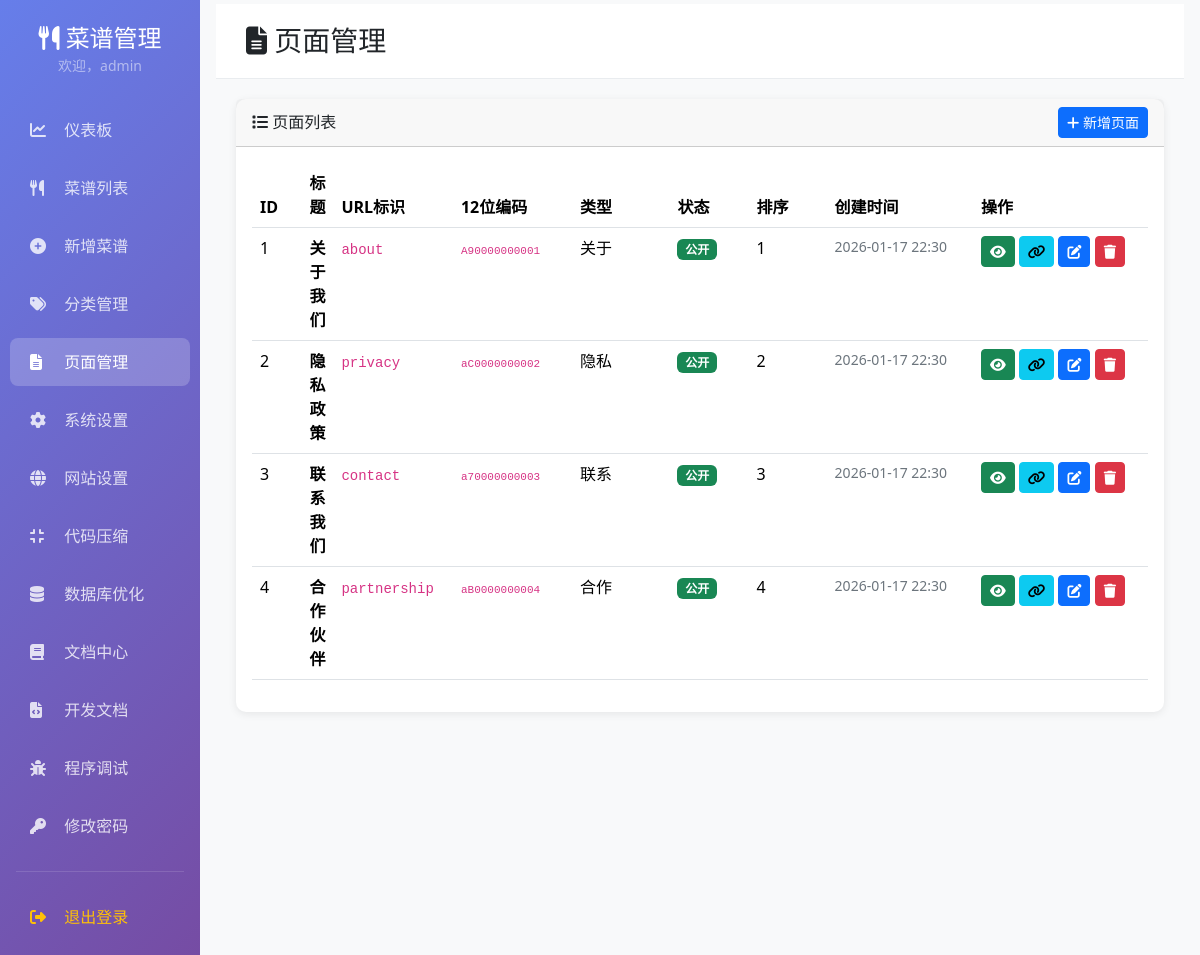
The page /admin/page_list.php (signed in) on the database its author committed.
### tables this page shows
CREATE TABLE pages (
        id INTEGER PRIMARY KEY AUTOINCREMENT,
        title TEXT NOT NULL,
        slug TEXT NOT NULL UNIQUE,
        content TEXT,
        type TEXT DEFAULT 'custom',
        is_public INTEGER DEFAULT 1,
        sort_order INTEGER DEFAULT 0,
        created_at DATETIME DEFAULT CURRENT_TIMESTAMP,
        updated_at DATETIME DEFAULT CURRENT_TIMESTAMP
    );

### includes/functions.php (called while the page is built, shortened)
<?php
if (!function_exists('encode_id')) {
    function encode_id($id, $type = 'recipe') {
        $base36 = base_convert($id, 10, 36);
        $pad_length = 10 - strlen($base36);
        if ($type === 'page') {
            $prefix = 'A' . substr(md5($id . 'page'), 0, 1);
        } else {
            $hash = strtoupper(md5($id . 'recipe'));
            $p1 = $hash[0];
            $p2 = $hash[1];
            if ($p1 === 'A') $p1 = 'B';
            $prefix = $p1 . $p2;
        }
        $encoded = $prefix . str_pad($base36, $pad_length + strlen($base36), '0', STR_PAD_LEFT);
        $hash = md5($id . $type . $encoded);
        $hash_len = strlen($hash);
        $chars = str_split($encoded);
        foreach ($chars as $i => $char) {
            if (ctype_alpha($char)) {
                $hex = $hash[$i % $hash_len];
                if ((hexdec($hex) % 2) === 0) {
                    $chars[$i] = strtolower($char);
                } else {
                    $chars[$i] = strtoupper($char);
                }
            }
        }
        return implode('', $chars);
    }
}
?>

### admin/page_list.php (the view, shortened to what this page needs)
<?php
require'layout_header.php';
try{
$pages=$db->query("SELECT * FROM pages ORDER BY sort_order, id DESC")->fetchAll();
}catch(Exception $e){
?>
<div class="page-header">
<h3 class="mb-0"><i class="fas fa-file-alt"></i> 页面管理</h3>
</div>
<div class="card">
<div class="card-body">
<div class="alert alert-warning">
<h5><i class="fas fa-exclamation-triangle"></i> 需要升级数据库</h5>
<p>页面管理功能需要升级数据库。请按以下步骤操作：</p>
<ol>
<li>在浏览器中访问：<code>../upgrade_pages.php</code></li>
<li>等待升级完成</li>
<li>删除 <code>upgrade_pages.php</code> 文件</li>
<li>刷新本页面</li>
</ol>
<a href="../upgrade_pages.php" class="btn btn-warning mt-3" target="_blank">
<i class="fas fa-arrow-up"></i> 立即升级数据库
</a>
</div>
</div>
</div>
<?php
require'layout_footer.php';
exit;
}
?>
<div class="page-header">
<h3 class="mb-0"><i class="fas fa-file-alt"></i> 页面管理</h3>
</div>
<div class="card">
<div class="card-header d-flex justify-content-between align-items-center">
<span><i class="fas fa-list"></i> 页面列表</span>
<a href="page_add.php" class="btn btn-sm btn-primary">
<i class="fas fa-plus"></i> 新增页面
</a>
</div>
<div class="card-body">
<?php if(empty($pages)):?>
<div class="alert alert-info">
<i class="fas fa-info-circle"></i> 暂无页面，点击右上角新增页面
</div>
<?php else:?>
<div class="table-responsive">
<table class="table table-hover">
<thead>
<tr>
<th width="50">ID</th>
<th>标题</th>
<th width="120">URL标识</th>
<th width="120">12位编码</th>
<th width="100">类型</th>
<th width="80">状态</th>
<th width="80">排序</th>
<th width="150">创建时间</th>
<th width="180">操作</th>
</tr>
</thead>
<tbody>
<?php foreach($pages as $p):?>
<tr>
<td><?=$p['id']?></td>
<td>
<strong><?=htmlspecialchars($p['title'])?></strong>
</td>
<td>
<code><?=htmlspecialchars($p['slug'])?></code>
</td>
<td>
<code style="font-size: 11px;"><?=encode_id($p['id'], 'page')?></code>
</td>
<td>
<?php
$types=[
'about'=>'关于',
'privacy'=>'隐私',
'contact'=>'联系',
'partnership'=>'合作',
'custom'=>'自定义'
];
echo $types[$p['type']]??'自定义';
?>
</td>
<td>
<?php if($p['is_public']):?>
<span class="badge bg-success">公开</span>
<?php else:?>
<span class="badge bg-secondary">隐藏</span>
<?php endif;?>
</td>
<td><?=$p['sort_order']?></td>
<td class="text-muted small">
<?=date('Y-m-d H:i',strtotime($p['created_at']))?>
</td>
<td>
<?php
$rewrite_enabled = Config::get('rewrite_enabled', '0') === '1';
$base12 = encode_id($p['id'], 'page');
if ($rewrite_enabled) {
    $preview_url = FRONTEND_BASE_URL . $base12 . ".html";
} else {
    $preview_url = FRONTEND_BASE_URL . "page.php?base=" . $base12;
}
?>
<a href="<?=$preview_url?>" target="_blank" class="btn btn-sm btn-success" title="预览">
<i class="fas fa-eye"></i>
</a>
<a href="<?=FRONTEND_BASE_URL?>page.php?slug=<?=$p['slug']?>" target="_blank" class="btn btn-sm btn-info" title="兼容预览">
<i class="fas fa-link"></i>
</a>
<a href="page_edit.php?id=<?=$p['id']?>" class="btn btn-sm btn-primary" title="编辑">
<i class="fas fa-edit"></i>
</a>
<a href="?delete=<?=$p['id']?>"
class="btn btn-sm btn-danger"
onclick="return confirm('确定删除此页面吗？')" title="删除">
<i class="fas fa-trash"></i>
</a>
</td>
</tr>
<?php endforeach;?>
</tbody>
</table>
</div>
<?php endif;?>
</div>
</div>
<?php require'layout_footer.php';?>

### assets/css/admin.css (style rules this page uses)
.card { border:none;box-shadow:0 2px 8px rgba(0,0,0,0.08);border-radius:10px }
.page-header { background:white;padding:20px 30px;margin:-20px -20px 20px -20px;border-bottom:1px solid #e9ecef }
.text-muted { color:#6c757d !important }

### rows shown on the page
pages: id "1", title "关于我们", slug "about", id "A90000000001", type "关于", is_public "公开", sort_order "1", created_at "2026-01-17 22:30"
pages: id "2", title "隐私政策", slug "privacy", id "aC0000000002", type "隐私", is_public "公开", sort_order "2", created_at "2026-01-17 22:30"
pages: id "3", title "联系我们", slug "contact", id "a70000000003", type "联系", is_public "公开", sort_order "3", created_at "2026-01-17 22:30"
pages: id "4", title "合作伙伴", slug "partnership", id "aB0000000004", type "合作", is_public "公开", sort_order "4", created_at "2026-01-17 22:30"

### other values the page prints
$_SESSION['admin'] "admin"
